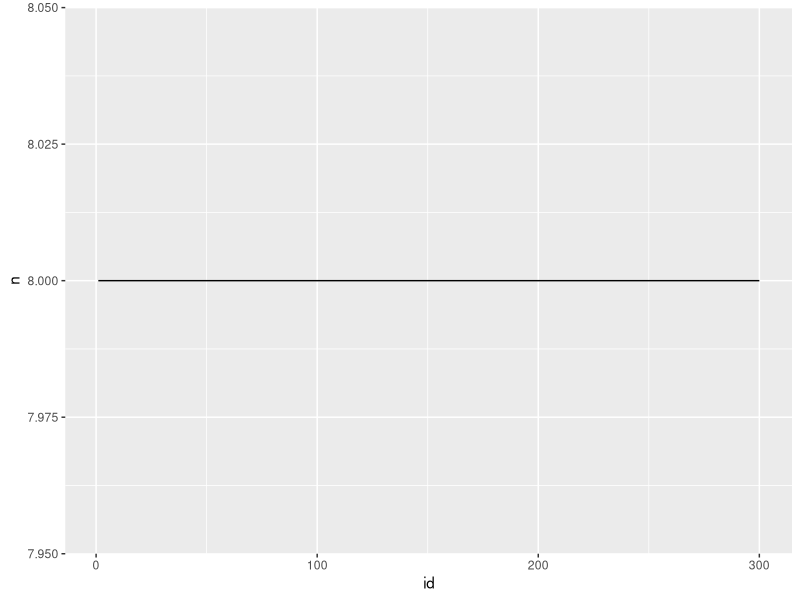
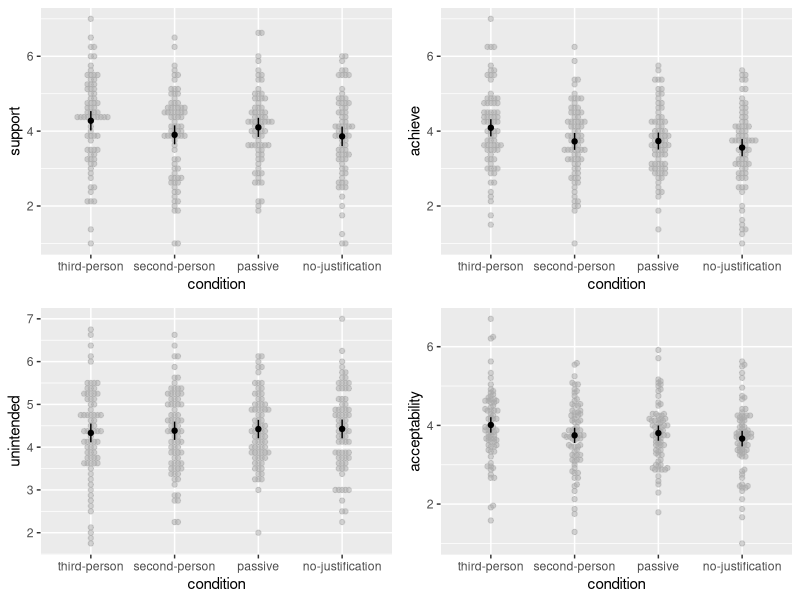

Reproduce these figures in R, in order.
library('tidyverse')
library('emmeans')
library('afex')
library('cowplot')

d1 <- read_csv("cornwell_krantz_2014_s2.csv") %>%
  mutate(
    condition =
      factor(
        condition,
        levels = 1:4,
        labels = c("third-person", "second-person", "passive", "no-justification")
      ))
head(d1)

# TASK 1
d1 %>% group_by(id) %>% summarise(n=n()) %>% ggplot(aes(x=id,y=n)) + geom_line()
### all participants have the same number of observations (n=8)

### number of participants per condition
d1 %>% group_by(condition) %>% summarise(n=n_distinct(id))

### number of scenarios per condition
(t1 <- d1 %>% group_by(scenario,condition) %>% summarise(n=n()) %>% pivot_wider(names_from=condition,values_from=n))


# TASK 2
a1 <- aov_car(support ~ condition + Error(id), d1)
a1
### Only significant at the 10% level, fail to reject the hypothesis that support is the same between the different 
### conditions
a2 <- aov_car(achieve ~ condition + Error(id), d1)
a2
### At the 5% level, we reject the hypothesis that achieve values are the same for different conditions between 
### participants
a3 <-  aov_car(unintended ~ condition + Error(id), d1)
a3
### We fail to reject the hypothesis that unintended values are the same for different conditions between participants


### H_0: All conditions achieve the same level of the DV v. 
### H_1: At least one condition achives a different level of the DV
### At the 10% significance level, both support and achieve are statistically significant, however only achieve is 
### statistically significant at the 5% level.


# TASK 3
d1 <- d1 %>% mutate(acceptability=(support + achieve + (8-unintended))/3)
a4 <- aov_car(acceptability ~ condition + Error(id), d1)
a4
### Only significant at the 10% level, fail to reject the hypothesis that acceptability scores are statistically 
### similar for different conditions between participants

### This will produce different results because it is using non-aggregated data in the ANOVA unlike afex.
l1 <- lm(acceptability ~ condition, d1)
car::Anova(l1,type=3)

### aggregate by participant id
d2 <- d1 %>% group_by(id,condition) %>% summarise(support=mean(support),achieve=mean(achieve),unintended=mean(unintended),
                                                  acceptability=mean(acceptability))
head(d2)

### running car::Anova() again
l2 <- lm(acceptability ~ condition, d2)
car::Anova(l2,type=3)
### which has the same results as aov_car()



# TASK 4
p1 <- afex_plot(a1,'condition')
p2 <- afex_plot(a2,'condition')
p3 <- afex_plot(a3,'condition')
p4 <- afex_plot(a4,'condition')
plot_grid(p1,p2,p3,p4,nrow=2)



# TASK 5
### Applying contrasts to ANOVAs at at least 5% level of significance and a4
(e1 <- emmeans(a2,'condition'))
(e2 <- emmeans(a4,'condition'))
c1 <- list(III_v_other=c(1,-1/3,-1/3,-1/3))
c2 <- list(III_v_II=c(1,-1,0,0))
c3 <- list(III_v_IIandP=c(1,-1/2,-1/2,0))
c4 <- list(II_v_other=c(-1/3,1,-1/3,-1/3))
c5 <- list(NJ_v_III=c(-1,0,0,1))
c6 <- list(NJ_v_II=c(0,-1,0,1))
c7 <- list(NJ_v_P=c(0,0,-1,1))

contrasts = list(c1,c2,c3,c4,c5,c6,c7)
e_means = list(e1,e2)

for (c in contrasts) {
  print(contrast(e1,c))
}

for (c in contrasts) {
  print(contrast(e2,c,adjust='holm'))
}


### research contrasts: III_v_II, IIInII_v_NJnP, III_v_NJnP, II_v_NJnP



# TASK 6
e2
s1 <- d2 %>% group_by(condition) %>% summarise(avg=mean(acceptability),se1=sd(acceptability)/sqrt(n()))
d2 <- d2 %>% mutate(sqd=(acceptability-mean(d2$acceptability))^2) %>% select(id:unintended,acceptability,sqd)
s2 <- d2 %>% group_by(condition) %>% summarise(se2=(0.861/sqrt(n())))
s2              
e2
s1
?emmeans
